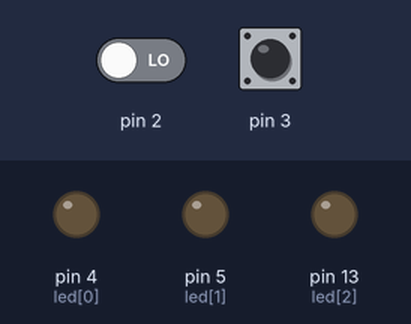
Bench run of a sketch on a simulated Arduino Uno, built with avr-gcc and run on an emulated ATmega328P. Parts: output pins drawn as LEDs (lit = HIGH). The test bench sets the inputs (shaded band); at power-on: pin 3 LOW, pin 2 LOW.

Above: at 1.2 s.
1.3 s: pin 3 driven HIGH
At 2.5 s:
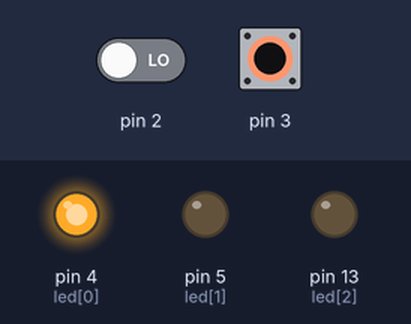
2.8 s: pin 3 pulsed LOW 2 times (0.12 s each, 0.3 s apart)
At 3.5 s:
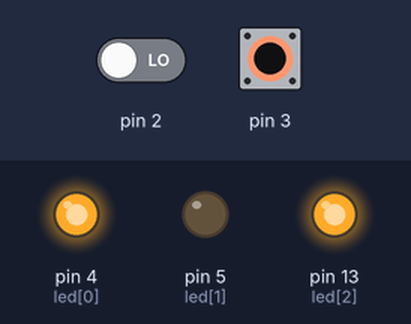
Timing chart, 0 to 5.8 s (numbered marks = the images above; inputs shaded):
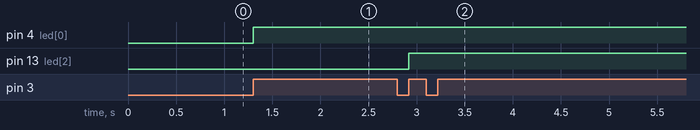

Measured:
- after the input at 1.3 s, pin 4 (led[0]): LOW → HIGH at once
- after the input at 2.8 s, pin 13 (led[2]): LOW → HIGH after 0.12 s

The sketch:

sketch_nov29b.ino
```cpp
int led[]={4,5,13};
int sayi=3;
void setup() {
  for(int i=0;i<sayi;i++)
  {
    pinMode(led[i],OUTPUT);
  }
  pinMode(2,INPUT);
  pinMode(3,INPUT);
}

void loop() {
  if(digitalRead(2)==HIGH)
  {
    while(digitalRead(2)==HIGH){}
  }
   for(int i=0;i<sayi;i++)
      {
      while(digitalRead(2)==HIGH)
      {
      digitalWrite(led[i],HIGH);
      }
   }

   if(digitalRead(3)==HIGH)
  {
    while(digitalRead(3)==HIGH){}
  }
   for(int i=0;i<sayi;i++)
      {
      while(digitalRead(3)==HIGH)
      {
      digitalWrite(led[i],HIGH);
      }
   }
}
```
